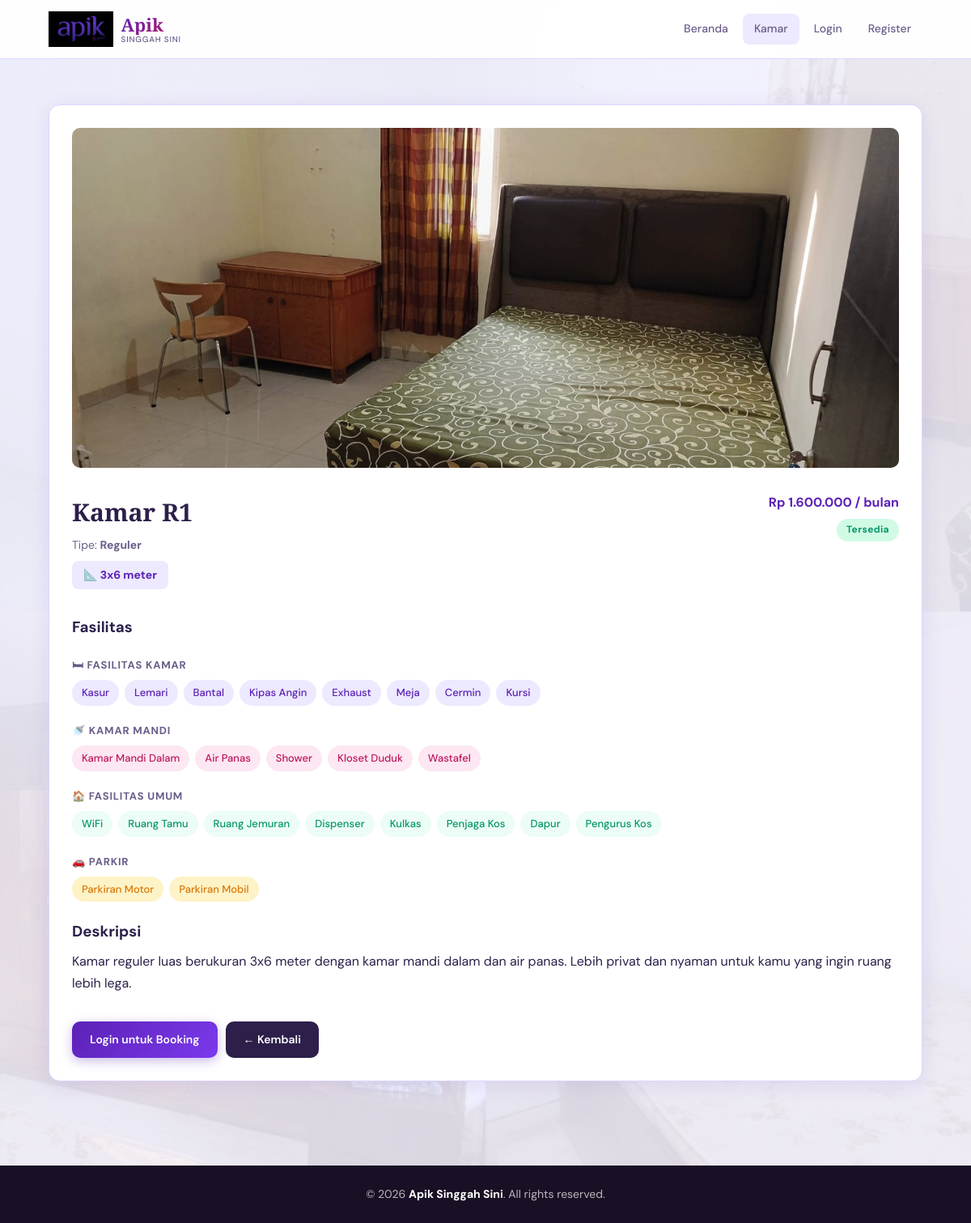
The page /detail-kamar.php?id=3 on the database its author committed.
### tables this page shows
CREATE TABLE IF NOT EXISTS rooms (
  id                    INT AUTO_INCREMENT PRIMARY KEY,
  nomor                 VARCHAR(10)  NOT NULL UNIQUE,
  tipe                  VARCHAR(50)  NOT NULL,
  harga                 INT          NOT NULL,
  status                ENUM('kosong','booking','terisi') DEFAULT 'kosong',
  ukuran                VARCHAR(30),
  foto                  VARCHAR(255),
  fasilitas_kamar       TEXT,
  fasilitas_kamar_mandi TEXT,
  fasilitas_umum        TEXT,
  fasilitas_parkir      TEXT,
  deskripsi             TEXT,
  created_at            TIMESTAMP DEFAULT CURRENT_TIMESTAMP
);

### detail-kamar.php (the view, shortened to what this page needs)
<?php
require_once 'includes/config.php';
$id = filter_input(INPUT_GET, 'id', FILTER_VALIDATE_INT);
$db   = getDB();
$stmt = $db->prepare('SELECT * FROM rooms WHERE id = ?');
$stmt->execute([$id]);
$room = $stmt->fetch();
$facKamar  = parseFacility($room['fasilitas_kamar']);
$facKM     = parseFacility($room['fasilitas_kamar_mandi']);
$facUmum   = parseFacility($room['fasilitas_umum']);
$facParkir = parseFacility($room['fasilitas_parkir']);
$canBook = $room['status'] === 'kosong';
?>
<!DOCTYPE html>
<html lang="id">
<head>
  <link rel="stylesheet" href="assets/css/style.css">
</head>
<body>
<?php include 'includes/navbar.php'; ?>
<main class="container section">
  <div class="detail-card">
    <img src="<?= e($room['foto']) ?>" alt="Kamar <?= e($room['nomor']) ?>" class="detail-image"
         onerror="this.src='assets/images/kamar-a1.jpg'">
    <div style="display:flex;align-items:flex-start;justify-content:space-between;flex-wrap:wrap;gap:10px;margin-bottom:8px;">
      <div>
        <h2 style="margin-bottom:4px;">Kamar <?= e($room['nomor']) ?></h2>
        <p style="color:var(--muted);font-size:14px;">Tipe: <strong><?= e($room['tipe']) ?></strong></p>
      </div>
      <div style="text-align:right;">
        <p class="price" style="margin:0;"><?= formatRupiah($room['harga']) ?> / bulan</p>
        <?= statusBadge($room['status']) ?>
      </div>
    </div>
    <?php if ($room['ukuran']): ?>
      <div class="ukuran-badge">📐 <?= e($room['ukuran']) ?></div>
    <?php endif; ?>
    <h3 style="margin-top:20px;margin-bottom:14px;">Fasilitas</h3>
    <?php if ($facKamar): ?>
      <div class="fac-section">
        <div class="fac-section-title">🛏 Fasilitas Kamar</div>
        <div class="fac-tags">
          <?php foreach ($facKamar as $f): ?>
            <span class="fac-tag"><?= e($f) ?></span>
          <?php endforeach; ?>
        </div>
      </div>
    <?php endif; ?>
    <?php if ($facKM): ?>
      <div class="fac-section">
        <div class="fac-section-title">🚿 Kamar Mandi</div>
        <div class="fac-tags">
          <?php foreach ($facKM as $f): ?>
            <span class="fac-tag fac-tag-km"><?= e($f) ?></span>
          <?php endforeach; ?>
        </div>
      </div>
    <?php endif; ?>
    <?php if ($facUmum): ?>
      <div class="fac-section">
        <div class="fac-section-title">🏠 Fasilitas Umum</div>
        <div class="fac-tags">
          <?php foreach ($facUmum as $f): ?>
            <span class="fac-tag fac-tag-umum"><?= e($f) ?></span>
          <?php endforeach; ?>
        </div>
      </div>
    <?php endif; ?>
    <?php if ($facParkir): ?>
      <div class="fac-section">
        <div class="fac-section-title">🚗 Parkir</div>
        <div class="fac-tags">
          <?php foreach ($facParkir as $f): ?>
            <span class="fac-tag fac-tag-parkir"><?= e($f) ?></span>
          <?php endforeach; ?>
        </div>
      </div>
    <?php endif; ?>
    <h3 style="margin-top:22px;margin-bottom:8px;">Deskripsi</h3>
    <p><?= e($room['deskripsi'] ?? '') ?></p>
    <div style="margin-top:24px;display:flex;gap:10px;flex-wrap:wrap;align-items:center;">
      <?php if (!$canBook): ?>
        <span class="btn-disabled">
          <?= $room['status'] === 'terisi' ? 'Kamar Sudah Terisi' : 'Sedang Dipesan' ?>
        </span>
      <?php elseif (!$user): ?>
        <a href="login.php" class="btn-primary">Login untuk Booking</a>
      <?php elseif ($user['role'] === 'admin'): ?>
        <span class="btn-disabled">Admin Tidak Bisa Booking</span>
      <?php else: ?>
        <button class="btn-primary" onclick="openBookingModal()">
          Booking Kamar Ini
        </button>
      <?php endif; ?>
      <a href="kamar.php" class="btn-secondary">← Kembali</a>
    </div>
  </div>
</main>
<?php include 'includes/footer.php'; ?>
</body>
</html>

### includes/config.php (shortened to what this page needs)
<?php
function getLoggedInUser(): ?array {
    return $_SESSION['user'] ?? null;
}
function formatRupiah(int $n): string {
    return 'Rp ' . number_format($n, 0, ',', '.');
}
function parseFacility(?string $csv): array {
    return array_map('trim', explode(',', $csv));
}
function e(string $s): string {
    return htmlspecialchars($s, ENT_QUOTES, 'UTF-8');
}
function statusBadge(string $status): string {
    $map = [
        'kosong'               => ['class' => 'status-kosong',  'label' => 'Tersedia'],
        'booking'              => ['class' => 'status-booking', 'label' => 'Sedang Dipesan'],
        'terisi'               => ['class' => 'status-terisi',  'label' => 'Terisi'],
        'menunggu_konfirmasi'  => ['class' => 'status-booking', 'label' => 'Menunggu Konfirmasi'],
        'diterima'             => ['class' => 'status-kosong',  'label' => 'Diterima ✓'],
        'ditolak'              => ['class' => 'status-full',    'label' => 'Ditolak'],
    ];
    $s = $map[$status] ?? ['class' => 'status-full', 'label' => $status];
    return '<span class="status ' . $s['class'] . '">' . $s['label'] . '</span>';
}

### assets/css/style.css (style rules this page uses)
*, *::before, *::after { margin: 0; padding: 0; box-sizing: border-box; }
:root { --purple: #5B21B6; --purple-mid: #7C3AED; --purple-light: #EDE9FE; --pink: #BE185D; --pink-light: #FCE7F3; --dark: #1a1025; --text: #2d1f4a; --muted: #6b5e8a; --surface: #ffffff; --bg: #f5f3ff; --border: #ddd6fe; --success: #059669; --success-light:#d1fae5; --warning: #d97706; --warning-light:#fef3c7; --danger: #dc2626; --danger-light: #fee2e2; --radius: 14px; --shadow: 0 4px 24px rgba(91,33,182,0.10); --shadow-lg: 0 8px 40px rgba(91,33,182,0.16); }
body { background: linear-gradient(rgba(245, 243, 255, 0.88), rgba(245, 243, 255, 0.88)), url('../images/bg-kosan.jpg') center/cover no-repeat fixed; background-color: var(--bg); color: var(--text); font-family: 'DM Sans', sans-serif; line-height: 1.65; }
.container { width: 90%; max-width: 1100px; margin: auto; }
.section { padding: 56px 0; }
.section h2 { margin-bottom: 14px; font-family: 'Playfair Display', serif; font-size: 30px; color: var(--text); }
.btn-primary, .btn-secondary, .btn-whatsapp, .btn-disabled, .btn-payment, .btn-success { display: inline-block; padding: 11px 22px; border-radius: 10px; text-decoration: none; font-weight: 600; font-size: 14px; margin-top: 10px; cursor: pointer; border: none; transition: all .2s; font-family: 'DM Sans', sans-serif; }
.btn-primary { background: linear-gradient(135deg, var(--purple) 0%, var(--purple-mid) 100%); color: white; box-shadow: 0 4px 14px rgba(91,33,182,0.3); }
.btn-secondary { background: var(--text); color: white; }
.price { color: var(--purple); font-weight: 700; margin: 8px 0; font-size: 16px; }
.status { display: inline-block; padding: 4px 12px; border-radius: 20px; font-size: 12px; font-weight: 700; margin: 6px 0; text-transform: capitalize; letter-spacing: 0.03em; }
.status-kosong { background: var(--success-light); color: var(--success); }
.detail-card { background: white; padding: 28px; border-radius: var(--radius); box-shadow: var(--shadow); border: 1px solid var(--border); }
.detail-image { width: 100%; max-height: 420px; object-fit: cover; border-radius: 10px; margin-bottom: 22px; }
.fac-section { margin: 20px 0; }
.fac-section-title { font-size: 13px; font-weight: 700; text-transform: uppercase; letter-spacing: .06em; color: var(--muted); margin-bottom: 8px; }
.fac-tags { display: flex; flex-wrap: wrap; gap: 7px; }
.fac-tag { background: var(--purple-light); color: var(--purple); padding: 5px 12px; border-radius: 20px; font-size: 13px; font-weight: 500; }
.fac-tag-km { background: #fce7f3; color: var(--pink); }
.fac-tag-umum { background: #ecfdf5; color: var(--success); }
.fac-tag-parkir { background: #fef3c7; color: var(--warning); }
.ukuran-badge { display: inline-flex; align-items: center; gap: 6px; background: var(--purple-light); color: var(--purple); padding: 6px 14px; border-radius: 8px; font-weight: 700; font-size: 14px; margin-bottom: 12px; }

### rows shown on the page
rooms: foto (picture), nomor "R1", tipe "Reguler", harga "Rp 1.600.000", status "Tersedia", ukuran "3x6 meter", fasilitas_kamar "Kasur", fasilitas_kamar "Lemari", fasilitas_kamar "Bantal", fasilitas_kamar "Kipas Angin", fasilitas_kamar "Exhaust", fasilitas_kamar "Meja", fasilitas_kamar "Cermin", fasilitas_kamar "Kursi", fasilitas_kamar_mandi "Kamar Mandi Dalam", fasilitas_kamar_mandi "Air Panas", fasilitas_kamar_mandi "Shower", fasilitas_kamar_mandi "Kloset Duduk", fasilitas_kamar_mandi "Wastafel", fasilitas_umum "WiFi", fasilitas_umum "Ruang Tamu", fasilitas_umum "Ruang Jemuran", fasilitas_umum "Dispenser", fasilitas_umum "Kulkas", fasilitas_umum "Penjaga Kos", fasilitas_umum "Dapur", fasilitas_umum "Pengurus Kos", fasilitas_parkir "Parkiran Motor", fasilitas_parkir "Parkiran Mobil", deskripsi "Kamar reguler luas berukuran 3x6 meter dengan kamar mandi dalam dan air panas. Lebih privat dan nyaman untuk kamu yang ingin ruang lebih lega."

### other values the page prints
SITE_NAME "Apik Singgah Sini"
